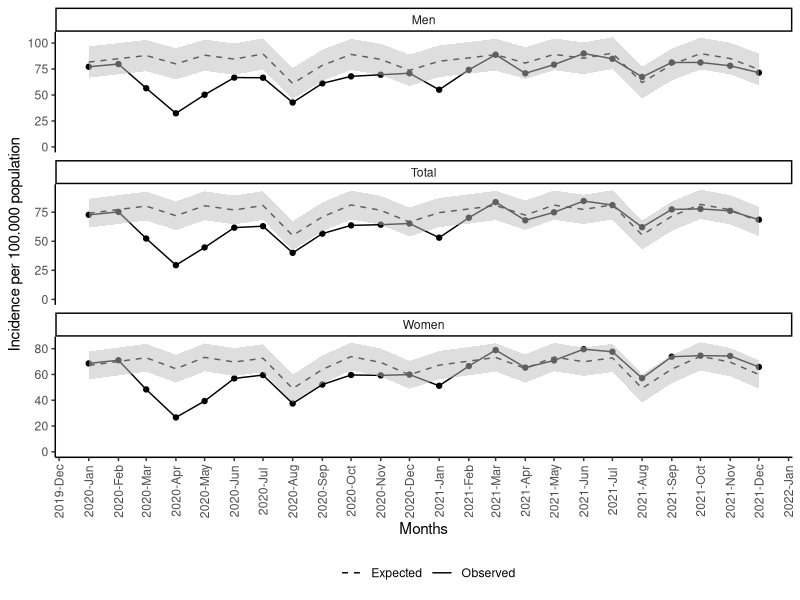
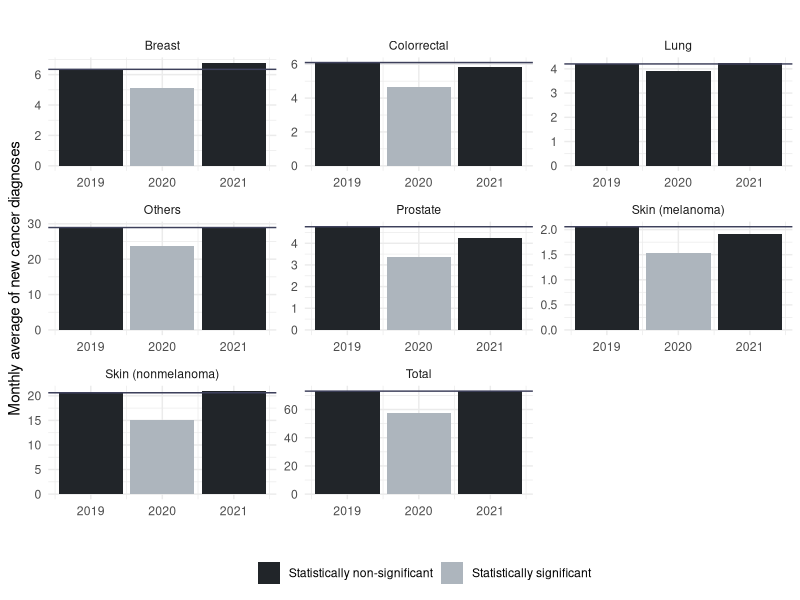

These charts were generated, in order, by the following R code:
## ---- chunk 1
library("data.table")
library("ggplot2")
library("lubridate")
library("kableExtra")
library("forecast")

Sys.setlocale("LC_TIME", "C")

# Change working directory
# setwd("path")

## ---- chunk 2
neos_data <- fread("neos_data.txt", sep = "@", header = T)
neos_data[, date := as.Date(date)]
neos_data_selected <- fread("neos_data_selected.txt", sep = "@", header = T)
neos_data_selected[, date := as.Date(date)]
data_dx_procedures <- fread("redata_dx_procedures.txt", sep = "@", header = T)
data_dx_procedures[, date := as.Date(date)]
## ---- chunk 3
# Summary of number of new malignant neoplasms and mothly incidence
table_0 <- neos_data[, .(
  `Number of new malignant neoplasms` = sum(Value),
  `Monthly average incidence` = mean(Rate)
), .(Variable, Period = ifelse(Year %in% 2014:2018, "2014-2018", ifelse(Year == 2019, "2019", ifelse(Year == 2020, "2020", "2021"))))]
table_0[order(Variable, Period)]
## ---- chunk 4
#  Observed (Rate column) and estimated (Point Forecast, Lo 95 and Hi 95 columns) rates of monthly new cancer diagnoses
neos_data_split <- split(neos_data, neos_data$Variable, drop = TRUE)
neos_predictions <- do.call("rbind", lapply(neos_data_split, 
                                            function(d){
                                              dx_ts <- ts(d[order(date)][Year < 2020, Rate], frequency = 12)
                                              dxfit <- tslm(dx_ts ~ trend + season)
                                              pred <- forecast(dxfit, h =  length(unique(d[Year > 2019, date])), level = c(95))
                                              dt_predict <- as.data.table(pred)
                                              dt_predict[, date :=  seq(d[Year > 2019][, min(date)] , to = d[Year > 2019][, max(date)], by = "month")]
                                              dt_predict[, Variable := unique(d$Variable)]
                                              dt_predict_observed <- merge(dt_predict, d[, c("date", "Variable", "Value", "Population", "Rate")], by = c("date", "Variable"))
                                              dt_predict_observed
                                              
                                              }
                                            )
                            )
## ---- chunk 5
# Figure 1
ggplot(neos_predictions, aes(x = date)) +
  geom_line(aes(y = Rate, linetype = "Observed")) +
  geom_point(aes(y = Rate)) +
  geom_line(aes(y = `Point Forecast`, linetype = "Expected")) +
  geom_ribbon(aes(ymin = `Lo 95`, ymax = `Hi 95`), fill = "grey", alpha = .5) +
  theme_classic() + labs(x = "Months", y = "Incidence per 100.000 population", linetype = "") +
  scale_linetype_manual(values = c("Expected" = 2, "Observed" = 1)) +
  scale_x_date(breaks = "1 month", date_labels = "%Y-%b") +
  theme(axis.text.x = element_text(angle = 90, vjust = .5),
        legend.position = "bottom") + ylim(0, NA) + facet_wrap(~ Variable, scales = "free_y", nrow = 3)
## ---- chunk 6
# Supplementary material S2
table_S2 <- neos_predictions[, lapply(.SD, function(x){
  (Rate - x)/x*100
  }),
  .SDcols = c("Point Forecast", "Hi 95", "Lo 95"), c("Variable", "date")]
table_S2
## ---- chunk 7
# Monthly average of new cancer diagnoses comparaison. Pre-pandemic period, 2020 and 2021.
aux <- rbind(neos_data[Variable == "Total"],
             neos_data_selected)
table_1 <- aux[, .(
  `New cancer diagnoses` = sum(Value),
  `Monthly average of new cancer diagnoses` = mean(Rate)
), c("Year", "Variable")][Year %in% c(2019:2021)]


table_1_pvalues <- aux[, .(
  P_value_19_20 = t.test(x = Rate[Year == 2019], y = Rate[Year == 2020])$p.value,
  P_value_19_21 = t.test(x = Rate[Year == 2019], y = Rate[Year == 2021])$p.value
), "Variable"]

table_1 <- merge(table_1, table_1_pvalues, by = "Variable")
table_1[Year == 2019, P_value_19_20 := NA]
table_1[Year == 2021, P_value_19_20 := P_value_19_21]
table_1[, P_value_19_21 := NULL]

table_1[, Perc_dif := (`Monthly average of new cancer diagnoses` - `Monthly average of new cancer diagnoses`[Year == 2019])*100/`Monthly average of new cancer diagnoses`[Year == 2019], by = c("Variable")]
table_1
## ---- chunk 8
# Figure 2
ggplot(table_1, aes(y = `Monthly average of new cancer diagnoses`, x = Year, fill = factor(ifelse(Year == "2019", "Statistically non-significant",
                                                                       ifelse(P_value_19_20 > 0.05, "Statistically non-significant", "Statistically significant")), levels = c("Statistically non-significant", "Statistically significant")), label = ifelse(P_value_19_20 < 0.05, "*", ""))) +
  geom_bar(stat = "Identity") +
  geom_hline(data = table_1[Year == "2019"], aes(yintercept=`Monthly average of new cancer diagnoses`), colour = "#3D405B") +
  # geom_bar(data = taula_neos_tot[Variable == "Total"], stat = "Identity") +
  # geom_hline(data = taula_neos_tot[Variable == "Total" & Year == "2019"], aes(yintercept=`Mitjana de la incidència`), colour = "#3D405B") +
  # geom_text(vjust = 1) +
  theme_minimal() +
  theme(legend.position = "bottom") +
  scale_fill_manual(values = c("Statistically non-significant" = "#212529", "Statistically significant" = "#adb5bd")) +
  facet_wrap(~ Variable, scales = "free") +
  guides(fill = guide_legend(ncol = 2)) +
  labs(title = "", x = "", y = "Monthly average of new cancer diagnoses", fill = "")
## ---- chunk 9
# Correlation during 2020 and 2021 between CRC and colonoscopies and between mammograms and breast cancer
R_CR <- cor(data_dx_procedures[date > as.Date("2020-01-01") & Variable == "Colonoscopies"]$Rate, neos_data_selected[date > as.Date("2020-01-01") & Variable == "Colorrectal"]$Rate)
R_mama <- cor(data_dx_procedures[date > as.Date("2020-01-01") & Variable == "Mammographies"]$Rate, neos_data_selected[date > as.Date("2020-01-01") & Variable == "Breast"]$Rate)
